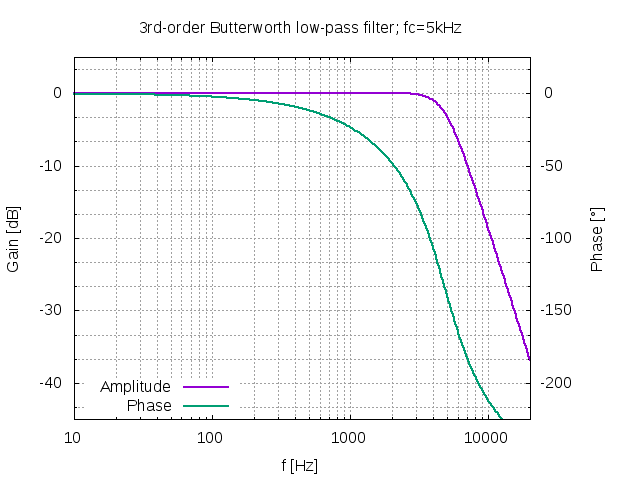

gnuplot code for this plot:
set terminal X11 noenhanced
set title "3rd-order Butterworth low-pass filter; fc=5kHz"
set key bottom left
set xlabel "f [Hz]"
set ylabel "Gain [dB]"
set y2label "Phase [°]"
set grid x y my
set logscale x
set xrange [1e+00:1e+05]
set xrange [1.000000e+01:2.000000e+04]
set mxtics 10
set grid mxtics
unset logscale y 
set yrange [-45:5]
set y2range [-225:25]
#set xtics 1
#set x2tics 1
set mytics 3
set y2tics 50
set format y "%g"
set format x "%g"
plot 'filter_a.data' using 1:2 with lines lw 2 title "Amplitude",\
     'filter_p.data' using 1:2 axes x1y2 with lines lw 2 title "Phase"
set terminal push
set terminal png noenhanced
set out 'filter.png'
replot
set term pop
replot
